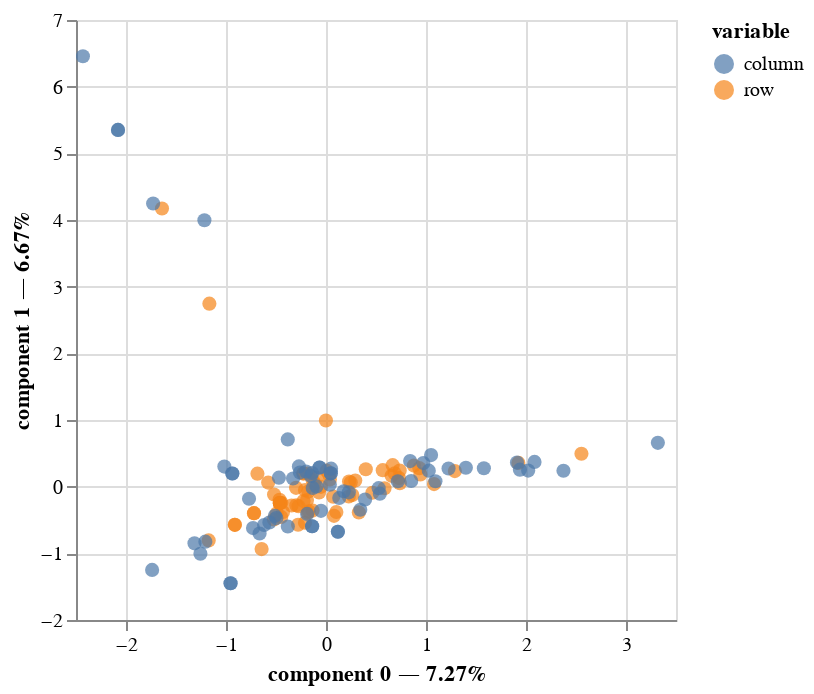

The code cell stored with this chart in its notebook:
### Code cell
#one-hot encoding

#leave birth_date out for now
pd_person_to_encode = pd_persons[['pkPerson','gender', 'nationality']]

pd_person_hot_encode=pd.get_dummies(pd_person_to_encode,dummy_na=False)

pd_study_hot_encode=pd.get_dummies(pd_study,dummy_na=False)
#display(pd_study_hot_encode)

grouped_pd_study_hot_encode=pd_study_hot_encode.groupby('pkPerson').sum().reset_index()
#display(grouped_pd_study_hot_encode)

pd_pursuit_hot_encode=pd.get_dummies(pd_pursuit,dummy_na=False)
#display(pd_pursuit_hot_encode)

grouped_pd_pursuit_hot_encode=pd_pursuit_hot_encode.groupby('pkPerson').sum().reset_index()
#display(grouped_pd_pursuit_hot_encode)





output=pd_pursuit_hot_encode.merge(grouped_pd_study_hot_encode, left_on='pkPerson', right_on='pkPerson', how = 'inner')
pd.set_option("display.max_columns", 30)
pd.set_option("display.max_rows", 35)
#display(output)

#grouped_output=output.groupby('pkPerson').sum().reset_index()
#display(grouped_output)
#output_full=output.merge(pd_person_hot_encode, left_on='pkPerson', right_on='pkPerson', how='outer')
#display(output_full)
#output_full_encoded=pd.get_dummies(output_full,dummy_na=True)
#display(output_full_encoded)

output=output.fillna(0)
output = output.replace({True: 1, False: 0})
output=output.groupby('pkPerson').sum().reset_index()


output_full=output.merge(pd_person_hot_encode, left_on='pkPerson', right_on='pkPerson', how='inner')
output_full=output_full.fillna(0)
output_full = output_full.replace({True: 1, False: 0})
output_full=output_full.groupby('pkPerson').sum().reset_index()
output_full=output_full.astype('float')

pd.set_option("display.max_columns", 5)
pd.set_option("display.max_rows", 5)

is_infinite = np.isinf(output_full.values)

# Check if any infinity values exist
res = is_infinite.any()
print(res)
is_nan = np.isnan(output_full.values)

# Check if any nan values exist
res = is_nan.any()
print(res)


output_full[output_full > 1] = 1
pd.set_option("display.max_columns", 5)
pd.set_option("display.max_rows", 5)
#display(output_full)
#output_full = output_full.replace({1: True, 0: False})
output_full = output_full.loc[:, output_full.columns != 'pkPerson']
#display(output_full)
output_full.to_csv('output_for_MCA.csv',index=True) 


print(output_full.columns[output_full.sum(axis=0)==0])
print(np.sum(output_full.sum(axis=1)==0)) 

print(np.sum(output_full.sum(axis=0)==0)) 

output_full_dropped = output_full.drop(columns=output_full.columns[output_full.sum(axis=0)==0])


mca_no_one_hot = prince.MCA(one_hot=False)
mca_no_one_hot = mca_no_one_hot.fit(output_full_dropped)


mca_no_one_hot.plot(
    output_full_dropped,
    x_component=0,
    y_component=1,
    show_column_markers=True,
    show_row_markers=True,
    show_column_labels=False,
    show_row_labels=False
)
#test_study=pd.get_dummies(pd_study,dummy_na=True)
#display(test_study)

### Figure 1 — Vega-Lite specification as saved in the notebook (floating-point values rounded to 4 significant figures)
{"config": {"view": {"continuousWidth": 300, "continuousHeight": 300}}, "layer": [{"data": {"name": "data-77c8ff15608300348c764d7ec7b59cb1"}, "mark": {"type": "circle", "size": 50}, "encoding": {"color": {"field": "variable", "type": "nominal"}, "tooltip": [{"field": "variable", "type": "nominal"}, {"field": "value", "type": "nominal"}, {"field": "component 0", "type": "quantitative"}, {"field": "component 1", "type": "quantitative"}], "x": {"axis": {"title": "component 0 — 7.27%"}, "field": "component 0", "scale": {"zero": false}, "type": "quantitative"}, "y": {"axis": {"title": "component 1 — 6.67%"}, "field": "component 1", "scale": {"zero": false}, "type": "quantitative"}}, "name": "view_1"}, {"data": {"name": "data-a5711377ea98d2f9605ac5cca25c3520"}, "mark": {"type": "circle", "size": 50}, "encoding": {"color": {"field": "variable", "type": "nominal"}, "tooltip": [{"field": "variable", "type": "nominal"}, {"field": "value", "type": "nominal"}, {"field": "component 0", "type": "quantitative"}, {"field": "component 1", "type": "quantitative"}], "x": {"axis": {"title": "component 0 — 7.27%"}, "field": "component 0", "scale": {"zero": false}, "type": "quantitative"}, "y": {"axis": {"title": "component 1 — 6.67%"}, "field": "component 1", "scale": {"zero": false}, "type": "quantitative"}}}], "params": [{"name": "param_1", "select": {"type": "interval", "encodings": ["x", "y"]}, "bind": "scales", "views": ["view_1"]}], "$schema": "https://vega.github.io/schema/vega-lite/v5.20.1.json", "datasets": {"data-77c8ff15608300348c764d7ec7b59cb1": [{"component 0": -0.1165, "component 1": 0.05272, "variable": "row", "value": "0", "label": 0}, {"component 0": 0.07247, "component 1": -0.1502, "variable": "row", "value": "1", "label": 1}, {"component 0": -0.1899, "component 1": -0.2005, "variable": "row", "value": "2", "label": 2}, {"component 0": 0.1036, "component 1": -0.38, "variable": "row", "value": "3", "label": 3}, {"component 0": -0.0006026, "component 1": 0.9929, "variable": "row", "value": "4", "label": 4}, {"component 0": 1.924, "component 1": 0.3565, "variable": "row", "value": "5", "label": 5}, {"component 0": 1.289, "component 1": 0.2341, "variable": "row", "value": "6", "label": 6}, {"component 0": 2.554, "component 1": 0.4935, "variable": "row", "value": "7", "label": 7}, {"component 0": 0.6863, "component 1": 0.2016, "variable": "row", "value": "8", "label": 8}, {"component 0": 0.3979, "component 1": 0.2616, "variable": "row", "value": "9", "label": 9}, {"component 0": -0.09314, "component 1": 0.1323, "variable": "row", "value": "10", "label": 10}, {"component 0": 0.5675, "component 1": 0.2476, "variable": "row", "value": "11", "label": 11}, {"component 0": -0.4463, "component 1": -0.2412, "variable": "row", "value": "12", "label": 12}, {"component 0": -0.6439, "component 1": -0.9365, "variable": "row", "value": "13", "label": 13}, {"component 0": -0.2998, "component 1": -0.01712, "variable": "row", "value": "14", "label": 14}, {"component 0": 0.737, "component 1": 0.2425, "variable": "row", "value": "15", "label": 15}, {"component 0": -0.2749, "component 1": -0.2928, "variable": "row", "value": "16", "label": 16}, {"component 0": -0.2246, "component 1": -0.2159, "variable": "row", "value": "17", "label": 17}, {"component 0": -0.4925, "component 1": -0.4015, "variable": "row", "value": "18", "label": 18}, {"component 0": -0.4649, "component 1": -0.1979, "variable": "row", "value": "19", "label": 19}, {"component 0": 0.9438, "component 1": 0.1838, "variable": "row", "value": "20", "label": 20}, {"component 0": 0.8784, "component 1": 0.3159, "variable": "row", "value": "21", "label": 21}, {"component 0": -0.4619, "component 1": -0.2462, "variable": "row", "value": "22", "label": 22}, {"component 0": -0.1718, "component 1": -0.37, "variable": "row", "value": "23", "label": 23}, {"component 0": -0.2793, "component 1": -0.5715, "variable": "row", "value": "24", "label": 24}, {"component 0": -0.5781, "component 1": 0.06146, "variable": "row", "value": "25", "label": 25}, {"component 0": -0.4619, "component 1": -0.2462, "variable": "row", "value": "26", "label": 26}, {"component 0": 0.3282, "component 1": -0.3864, "variable": "row", "value": "27", "label": 27}, {"component 0": -0.1828, "component 1": 0.1963, "variable": "row", "value": "28", "label": 28}, {"component 0": -0.5193, "component 1": -0.1173, "variable": "row", "value": "29", "label": 29}, {"component 0": 0.006061, "component 1": 0.2397, "variable": "row", "value": "30", "label": 30}, {"component 0": -0.9116, "component 1": -0.5724, "variable": "row", "value": "31", "label": 31}, {"component 0": -1.166, "component 1": 2.745, "variable": "row", "value": "32", "label": 32}, {"component 0": -0.2102, "component 1": -0.5419, "variable": "row", "value": "33", "label": 33}, {"component 0": -0.5213, "component 1": -0.4927, "variable": "row", "value": "34", "label": 34}, {"component 0": 0.5852, "component 1": -0.02363, "variable": "row", "value": "35", "label": 35}, {"component 0": -0.6857, "component 1": 0.1949, "variable": "row", "value": "36", "label": 36}, {"component 0": -0.43, "component 1": -0.3785, "variable": "row", "value": "37", "label": 37}, {"component 0": 0.9338, "component 1": 0.2773, "variable": "row", "value": "38", "label": 38}, {"component 0": 0.2637, "component 1": -0.124, "variable": "row", "value": "39", "label": 39}, {"component 0": 0.2277, "component 1": -0.1471, "variable": "row", "value": "40", "label": 40}, {"component 0": 0.03911, "component 1": 0.1087, "variable": "row", "value": "41", "label": 41}, {"component 0": -0.4619, "component 1": -0.2462, "variable": "row", "value": "42", "label": 42}, {"component 0": 0.08021, "component 1": -0.4374, "variable": "row", "value": "43", "label": 43}, {"component 0": -0.1346, "component 1": 0.09905, "variable": "row", "value": "44", "label": 44}, {"component 0": -0.2261, "component 1": 0.197, "variable": "row", "value": "45", "label": 45}, {"component 0": -0.9116, "component 1": -0.5724, "variable": "row", "value": "46", "label": 46}, {"component 0": -1.173, "component 1": -0.8067, "variable": "row", "value": "47", "label": 47}, {"component 0": -0.7201, "component 1": -0.3975, "variable": "row", "value": "48", "label": 48}, {"component 0": 0.2925, "component 1": 0.09072, "variable": "row", "value": "49", "label": 49}, {"component 0": -0.2968, "component 1": -0.2784, "variable": "row", "value": "50", "label": 50}, {"component 0": 0.7301, "component 1": 0.1284, "variable": "row", "value": "51", "label": 51}, {"component 0": -0.4483, "component 1": -0.4538, "variable": "row", "value": "52", "label": 52}, {"component 0": -0.1834, "component 1": -0.3907, "variable": "row", "value": "53", "label": 53}, {"component 0": -0.2261, "component 1": 0.197, "variable": "row", "value": "54", "label": 54}, {"component 0": 0.6667, "component 1": 0.3229, "variable": "row", "value": "55", "label": 55}, {"component 0": -0.7201, "component 1": -0.3975, "variable": "row", "value": "56", "label": 56}, {"component 0": 0.6558, "component 1": 0.1622, "variable": "row", "value": "57", "label": 57}, {"component 0": 1.081, "component 1": 0.03894, "variable": "row", "value": "58", "label": 58}, {"component 0": 0.7382, "component 1": 0.05245, "variable": "row", "value": "59", "label": 59}, {"component 0": -0.4619, "component 1": -0.2462, "variable": "row", "value": "60", "label": 60}, {"component 0": -0.1339, "component 1": -0.3591, "variable": "row", "value": "61", "label": 61}, {"component 0": -0.3445, "component 1": -0.283, "variable": "row", "value": "62", "label": 62}, {"component 0": -0.2103, "component 1": -0.05054, "variable": "row", "value": "63", "label": 63}, {"component 0": 0.03141, "component 1": 0.1879, "variable": "row", "value": "64", "label": 64}, {"component 0": -0.1767, "component 1": -0.07397, "variable": "row", "value": "65", "label": 65}, {"component 0": -0.05073, "component 1": -0.002634, "variable": "row", "value": "66", "label": 66}, {"component 0": -1.64, "component 1": 4.173, "variable": "row", "value": "67", "label": 67}, {"component 0": 0.2475, "component 1": 0.06306, "variable": "row", "value": "68", "label": 68}, {"component 0": 0.4633, "component 1": -0.09142, "variable": "row", "value": "69", "label": 69}, {"component 0": -0.06921, "component 1": -0.08771, "variable": "row", "value": "70", "label": 70}, {"component 0": 0.2302, "component 1": 0.07777, "variable": "row", "value": "71", "label": 71}], "data-a5711377ea98d2f9605ac5cca25c3520": [{"component 0": -1.207, "component 1": -0.8254, "variable": "column", "value": "metacategoryOrganization_Firma", "label": "metacategoryOrganization_Firma"}, {"component 0": -0.7697, "component 1": -0.1809, "variable": "column", "value": "metacategoryOrganization_Medizin", "label": "metacategoryOrganization_Medizin"}, {"component 0": -2.431, "component 1": 6.456, "variable": "column", "value": "metacategoryOrganization_Publikation", "label": "metacategoryOrganization_Publikation"}, {"component 0": -0.1328, "component 1": -0.01842, "variable": "column", "value": "metacategoryOrganization_Universität", "label": "metacategoryOrganization_Universität"}, {"component 0": -0.1887, "component 1": -0.4081, "variable": "column", "value": "metacategoryOrganization_Wissenschaftliche Vereinigung", "label": "metacategoryOrganization_Wissenschaftliche Vereinigung"}, {"component 0": 0.7182, "component 1": 0.08183, "variable": "column", "value": "metacategoryOrganization_alternative Forschungsinstut", "label": "metacategoryOrganization_alternative Forschungsinstut"}, {"component 0": 1.028, "component 1": 0.24, "variable": "column", "value": "metacategoryOrganization_gegenkulturelle Gemeinschaft", "label": "metacategoryOrganization_gegenkulturelle Gemeinschaft"}, {"component 0": -0.5105, "component 1": -0.4374, "variable": "column", "value": "metacategoryOrganization_politische Vereinigung", "label": "metacategoryOrganization_politische Vereinigung"}, {"component 0": -0.3818, "component 1": -0.598, "variable": "column", "value": "metacategoryOrganization_psychologisches Institut", "label": "metacategoryOrganization_psychologisches Institut"}, {"component 0": 2.022, "component 1": 0.2413, "variable": "column", "value": "metacategoryOrganization_spirituelle Vereinigung", "label": "metacategoryOrganization_spirituelle Vereinigung"}, {"component 0": -0.7299, "component 1": -0.6211, "variable": "column", "value": "metacategoryOccupation_Intellectuals", "label": "metacategoryOccupation_Intellectuals"}, {"component 0": -0.9544, "component 1": -1.449, "variable": "column", "value": "metacategoryOccupation_Künstler:in", "label": "metacategoryOccupation_Künstler:in"}, {"component 0": -0.3297, "component 1": 0.1224, "variable": "column", "value": "metacategoryOccupation_Leiter:in", "label": "metacategoryOccupation_Leiter:in"}, {"component 0": -1.315, "component 1": -0.85, "variable": "column", "value": "metacategoryOccupation_Management", "label": "metacategoryOccupation_Management"}, {"component 0": 0.3908, "component 1": -0.192, "variable": "column", "value": "metacategoryOccupation_Mitarbeiter:in", "label": "metacategoryOccupation_Mitarbeiter:in"}, {"component 0": -0.05023, "component 1": -0.3623, "variable": "column", "value": "metacategoryOccupation_Mitglied", "label": "metacategoryOccupation_Mitglied"}, {"component 0": 0.03823, "component 1": 0.02945, "variable": "column", "value": "metacategoryOccupation_Universitätsposten", "label": "metacategoryOccupation_Universitätsposten"}, {"component 0": 2.375, "component 1": 0.239, "variable": "column", "value": "metacategoryOccupation_spiritueller Leiter:in", "label": "metacategoryOccupation_spiritueller Leiter:in"}, {"component 0": -1.729, "component 1": 4.247, "variable": "column", "value": "countryPursuit_Australien", "label": "countryPursuit_Australien"}, {"component 0": -0.06455, "component 1": 0.2877, "variable": "column", "value": "countryPursuit_Chile", "label": "countryPursuit_Chile"}, {"component 0": 0.1771, "component 1": -0.06863, "variable": "column", "value": "countryPursuit_Deutschland", "label": "countryPursuit_Deutschland"}, {"component 0": -0.1381, "component 1": 0.2046, "variable": "column", "value": "countryPursuit_Frankreich", "label": "countryPursuit_Frankreich"}, {"component 0": 1.399, "component 1": 0.2842, "variable": "column", "value": "countryPursuit_Iran", "label": "countryPursuit_Iran"}, {"component 0": 0.04792, "component 1": 0.2005, "variable": "column", "value": "countryPursuit_Israel", "label": "countryPursuit_Israel"}, {"component 0": 0.051, "component 1": 0.2706, "variable": "column", "value": "countryPursuit_Italien", "label": "countryPursuit_Italien"}, {"component 0": 0.8411, "component 1": 0.3832, "variable": "column", "value": "countryPursuit_Kanada", "label": "countryPursuit_Kanada"}, {"component 0": -1.016, "component 1": 0.3013, "variable": "column", "value": "countryPursuit_Schweden", "label": "countryPursuit_Schweden"}, {"component 0": -0.4962, "component 1": -0.4714, "variable": "column", "value": "countryPursuit_Schweiz", "label": "countryPursuit_Schweiz"}, {"component 0": -1.216, "component 1": 3.996, "variable": "column", "value": "countryPursuit_UK", "label": "countryPursuit_UK"}, {"component 0": 1.225, "component 1": 0.2731, "variable": "column", "value": "countryPursuit_USA", "label": "countryPursuit_USA"}, {"component 0": 0.5267, "component 1": -0.02215, "variable": "column", "value": "countryPursuit_Ungarn", "label": "countryPursuit_Ungarn"}, {"component 0": 0.852, "component 1": 0.08512, "variable": "column", "value": "countryPursuit_Österreich", "label": "countryPursuit_Österreich"}, {"component 0": 0.5384, "component 1": -0.1054, "variable": "column", "value": "studyMetaCategory_Geisteswissenschaften", "label": "studyMetaCategory_Geisteswissenschaften"}, {"component 0": -0.9544, "component 1": -1.449, "variable": "column", "value": "studyMetaCategory_Kunst", "label": "studyMetaCategory_Kunst"}, {"component 0": -0.3822, "component 1": 0.7092, "variable": "column", "value": "studyMetaCategory_Medizin", "label": "studyMetaCategory_Medizin"}, {"component 0": -0.4708, "component 1": 0.1352, "variable": "column", "value": "studyMetaCategory_Naturwissenschaften", "label": "studyMetaCategory_Naturwissenschaften"}, {"component 0": -0.1386, "component 1": -0.5934, "variable": "column", "value": "studyMetaCategory_Psychotherapie", "label": "studyMetaCategory_Psychotherapie"}, {"component 0": 1.939, "component 1": 0.2552, "variable": "column", "value": "studyMetaCategory_Spiritualität", "label": "studyMetaCategory_Spiritualität"}, {"component 0": -1.256, "component 1": -1.006, "variable": "column", "value": "studyMetaCategory_Wirtschaft", "label": "studyMetaCategory_Wirtschaft"}, {"component 0": -0.09539, "component 1": 0.003859, "variable": "column", "value": "organizationMetacategory_Universität", "label": "organizationMetacategory_Universität"}, {"component 0": 1.91, "component 1": 0.3614, "variable": "column", "value": "organizationMetacategory_alternative Forschungsinstut", "label": "organizationMetacategory_alternative Forschungsinstut"}, {"component 0": -0.1386, "component 1": -0.5934, "variable": "column", "value": "organizationMetacategory_psychologisches Institut", "label": "organizationMetacategory_psychologisches Institut"}, {"component 0": 3.319, "component 1": 0.6576, "variable": "column", "value": "organizationMetacategory_spirituelle Vereinigung", "label": "organizationMetacategory_spirituelle Vereinigung"}, {"component 0": 0.1324, "component 1": -0.1699, "variable": "column", "value": "countryStudy_Deutschland", "label": "countryStudy_Deutschland"}, {"component 0": -1.739, "component 1": -1.249, "variable": "column", "value": "countryStudy_Frankreich", "label": "countryStudy_Frankreich"}, {"component 0": -0.2709, "component 1": 0.3038, "variable": "column", "value": "countryStudy_Israel", "label": "countryStudy_Israel"}, {"component 0": -0.2606, "component 1": 0.211, "variable": "column", "value": "countryStudy_Italien", "label": "countryStudy_Italien"}, {"component 0": 0.1188, "component 1": -0.6768, "variable": "column", "value": "countryStudy_Japan", "label": "countryStudy_Japan"}, {"component 0": -0.9366, "component 1": 0.1982, "variable": "column", "value": "countryStudy_Schweden", "label": "countryStudy_Schweden"}, {"component 0": -0.5662, "component 1": -0.5368, "variable": "column", "value": "countryStudy_Schweiz", "label": "countryStudy_Schweiz"}, {"component 0": -2.08, "component 1": 5.351, "variable": "column", "value": "countryStudy_UK", "label": "countryStudy_UK"}, {"component 0": 0.9734, "component 1": 0.354, "variable": "column", "value": "countryStudy_USA", "label": "countryStudy_USA"}, {"component 0": 1.579, "component 1": 0.2756, "variable": "column", "value": "countryStudy_Österreich", "label": "countryStudy_Österreich"}, {"component 0": -0.1508, "component 1": 0.1601, "variable": "column", "value": "gender_m", "label": "gender_m"}, {"component 0": 0.343, "component 1": -0.3465, "variable": "column", "value": "gender_w", "label": "gender_w"}, {"component 0": -0.06455, "component 1": 0.2877, "variable": "column", "value": "nationality_Chile", "label": "nationality_Chile"}, {"component 0": 0.2283, "component 1": -0.08525, "variable": "column", "value": "nationality_Deutschland", "label": "nationality_Deutschland"}, {"component 0": 0.04792, "component 1": 0.2005, "variable": "column", "value": "nationality_Israel", "label": "nationality_Israel"}, {"component 0": -0.1992, "component 1": 0.2269, "variable": "column", "value": "nationality_Italien", "label": "nationality_Italien"}, {"component 0": 0.1188, "component 1": -0.6768, "variable": "column", "value": "nationality_Japan", "label": "nationality_Japan"}, {"component 0": 1.094, "component 1": 0.08112, "variable": "column", "value": "nationality_Marokko", "label": "nationality_Marokko"}, {"component 0": -0.9366, "component 1": 0.1982, "variable": "column", "value": "nationality_Schweden", "label": "nationality_Schweden"}, {"component 0": -0.6192, "component 1": -0.5752, "variable": "column", "value": "nationality_Schweiz", "label": "nationality_Schweiz"}, {"component 0": -0.6643, "component 1": -0.7022, "variable": "column", "value": "nationality_Türkei", "label": "nationality_Türkei"}, {"component 0": -2.08, "component 1": 5.351, "variable": "column", "value": "nationality_UK", "label": "nationality_UK"}, {"component 0": 1.051, "component 1": 0.4738, "variable": "column", "value": "nationality_USA", "label": "nationality_USA"}, {"component 0": 2.085, "component 1": 0.3714, "variable": "column", "value": "nationality_Österreich", "label": "nationality_Österreich"}]}}
